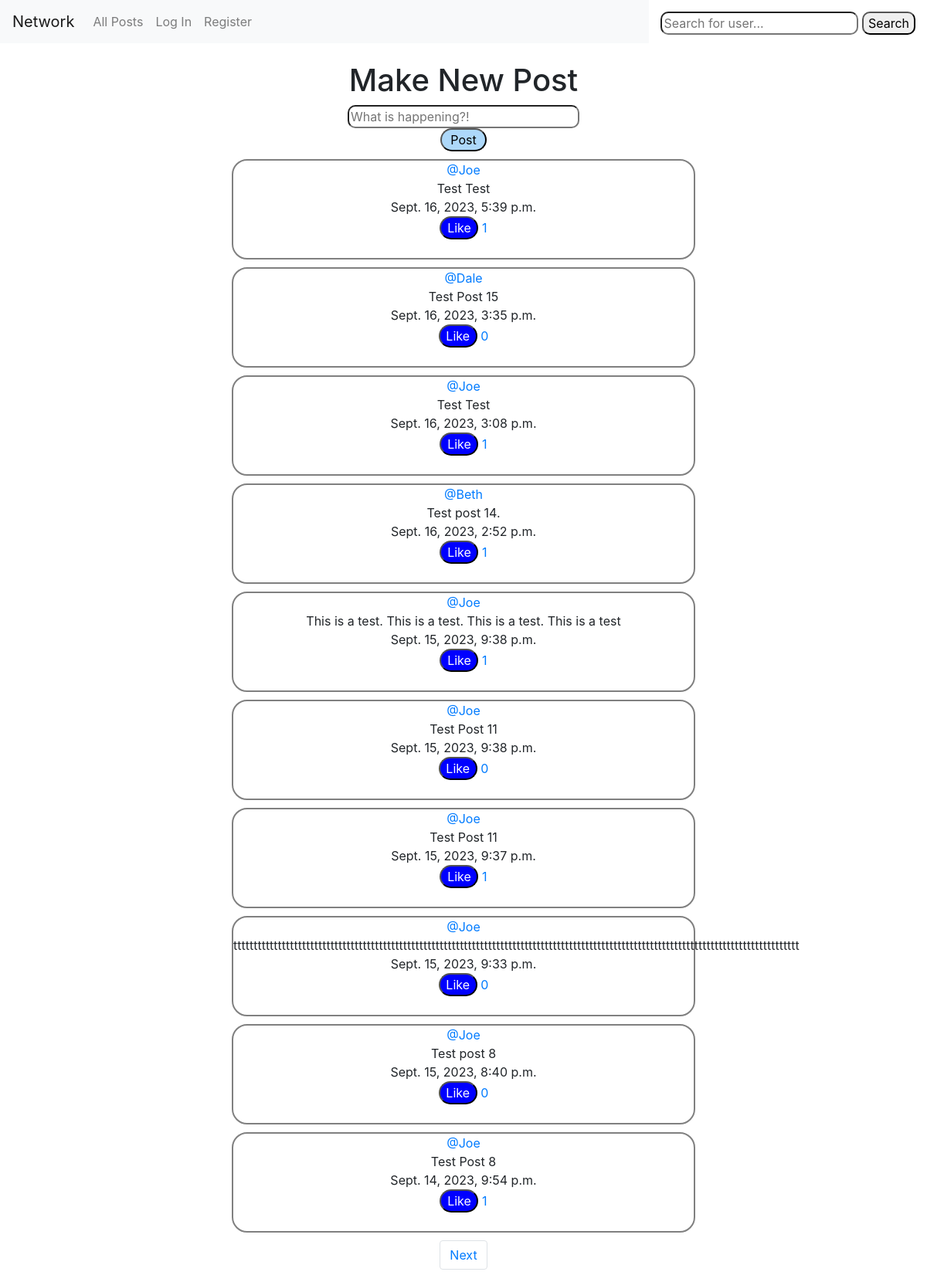
Before: / with the older database file.
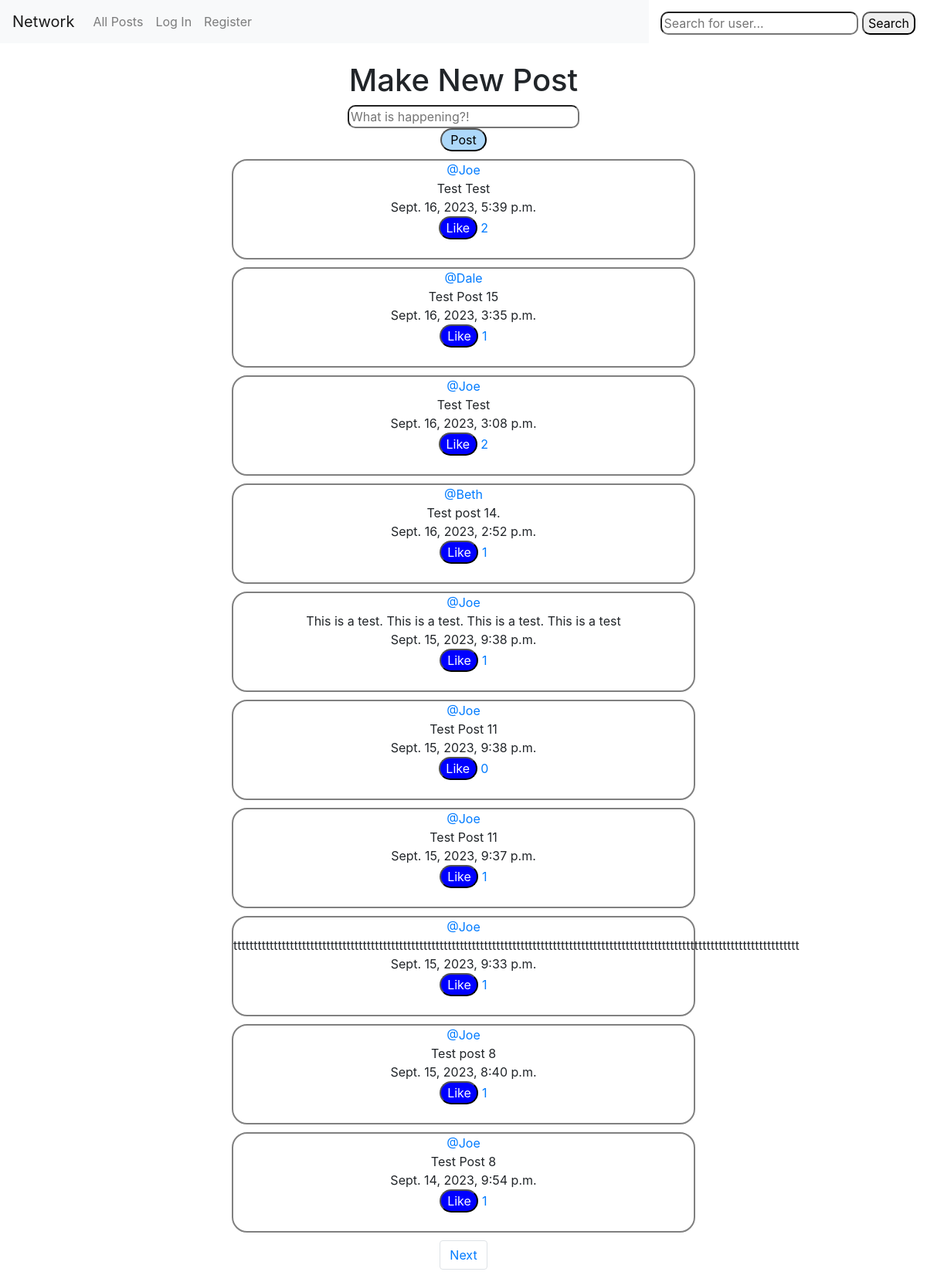
After: the same page with the newer database file.
### network/models.py (models this page shows, shortened)
class Post(models.Model):
    user_post = models.ForeignKey(
        User, on_delete=models.CASCADE, blank=True, null=True)
    post_text = models.CharField(max_length=240)
    date_posted = models.DateTimeField(auto_now_add=True)
    number_of_likes = models.IntegerField(default=0)

class User(AbstractUser):
    pass

### network/views.py (the view, shortened to what this page needs)
# urls.py: path("", views.index, name="index"),
def index(request):
    posts = Post.objects.all().order_by("-date_posted")
    form = NewPostForm(request.POST)
    alllikes = Like.objects.all()
    paginator = Paginator(posts, 10)
    page_number = request.GET.get('page')
    posts_on_page = paginator.get_page(page_number)
    return render(request, "network/index.html", {
        "post_form": NewPostForm(),
        "posts": posts,
        "alllikes": alllikes,
        "posts_on_page": posts_on_page,
    })

### network/forms.py
class NewPostForm(forms.ModelForm):
    post_text = forms.CharField(max_length=240, label="", widget=forms.TextInput(
        attrs={
            'placeholder': 'What is happening?!',
            'style': 'border-radius: 10px; width: 300px;'
        }
    ))
    class Meta:
        model = Post
        fields = ['post_text']

### network/templates/network/index.html (shortened to what this page needs)
{% extends "network/layout.html" %}
{% load static %}
{% block body %}
<center>
<br>
    <h1>Make New Post</h1>
    <form action="{% url 'new_post' %}" method="post" enctype="multipart/form-data">
        {{ post_form }}  <br>
        <input type="submit" value="Post" class="postbutton">
    </form>
    <div>
        {% for post in posts_on_page %}
        <div class="post">
        <a href="/user_profile/{{post.user_post.id}}" >@{{ post.user_post }}</a><br>
        {{ post.post_text }} <br>{{ post.date_posted }}<br>
        <form action="{% url 'add_like' post_id=post.id %}" method="post" enctype="multipart/form-data">
        <input type="submit" value="Like" class="likebutton"> <a href="{% url 'likepage' post_id=post.id %}">{{ post.number_of_likes }}</a><br><br>
        </form>
        </div>
        {% endfor %}
    </div>
</center>
<nav aria-label="Page navigation">
    <ul class="pagination d-flex justify-content-center">
        {% if posts_on_page.has_next %}
        <li class="page-item"><a class="page-link" href="?page={{ posts_on_page.next_page_number }}">Next</a></li>
        {% endif %}
    </ul>
</nav>
{% endblock %}

Changed rows visible on the page:
changed Post "Sept. 16, 2023, 5:39 p.m.": number_of_likes "1" → "2"
changed Post "Test Post 15": number_of_likes "0" → "1"
changed Post "Sept. 16, 2023, 3:08 p.m.": number_of_likes "1" → "2"
changed Post "Sept. 15, 2023, 9:33 p.m.": number_of_likes "0" → "1"
changed Post "Test post 8": number_of_likes "0" → "1"
